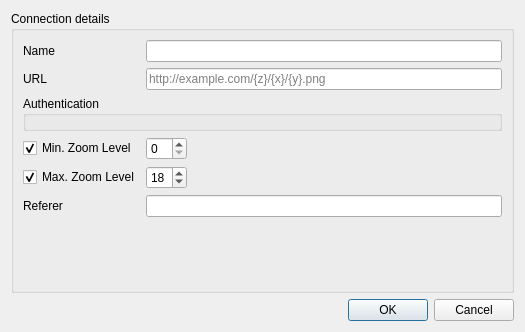
<?xml version="1.0" encoding="UTF-8"?>
<ui version="4.0">
 <class>QgsXyzConnectionDialog</class>
 <widget class="QDialog" name="QgsXyzConnectionDialog">
  <property name="geometry">
   <rect>
    <x>0</x>
    <y>0</y>
    <width>525</width>
    <height>332</height>
   </rect>
  </property>
  <property name="windowTitle">
   <string>XYZ Connection</string>
  </property>
  <layout class="QVBoxLayout" name="verticalLayout">
   <item>
    <widget class="QGroupBox" name="mGroupBox">
     <property name="title">
      <string>Connection details</string>
     </property>
     <layout class="QGridLayout" name="gridLayout">
      <item row="9" column="0" colspan="2">
       <widget class="QLabel" name="lblReferer">
        <property name="text">
         <string>Referer</string>
        </property>
        <property name="buddy">
         <cstring>mEditReferer</cstring>
        </property>
       </widget>
      </item>
      <item row="9" column="2">
       <widget class="QLineEdit" name="mEditReferer">
        <property name="toolTip">
         <string>Optional custom referer</string>
        </property>
       </widget>
      </item>
      <item row="8" column="0" colspan="2">
       <widget class="QCheckBox" name="mCheckBoxZMax">
        <property name="text">
         <string>Max. Zoom Level</string>
        </property>
        <property name="checked">
         <bool>true</bool>
        </property>
       </widget>
      </item>
      <item row="8" column="2">
       <widget class="QSpinBox" name="mSpinZMax">
        <property name="sizePolicy">
         <sizepolicy hsizetype="Maximum" vsizetype="Fixed">
          <horstretch>0</horstretch>
          <verstretch>0</verstretch>
         </sizepolicy>
        </property>
        <property name="value">
         <number>18</number>
        </property>
       </widget>
      </item>
      <item row="1" column="2">
       <widget class="QLineEdit" name="mEditUrl">
        <property name="toolTip">
         <string>URL of the connection, {z}, {y}, and {z} will be replaced with actual values. Use {-y} for inverted y axis.</string>
        </property>
        <property name="placeholderText">
         <string>http://example.com/{z}/{x}/{y}.png</string>
        </property>
       </widget>
      </item>
      <item row="0" column="0" colspan="2">
       <widget class="QLabel" name="label">
        <property name="text">
         <string>Name</string>
        </property>
       </widget>
      </item>
      <item row="0" column="2">
       <widget class="QLineEdit" name="mEditName">
        <property name="toolTip">
         <string>Name of the new connection</string>
        </property>
       </widget>
      </item>
      <item row="10" column="2">
       <spacer name="verticalSpacer">
        <property name="orientation">
         <enum>Qt::Vertical</enum>
        </property>
        <property name="sizeHint" stdset="0">
         <size>
          <width>20</width>
          <height>40</height>
         </size>
        </property>
       </spacer>
      </item>
      <item row="2" column="0" rowspan="2" colspan="3">
       <widget class="QGroupBox" name="mAuthGroupBox">
        <property name="title">
         <string>Authentication</string>
        </property>
        <layout class="QVBoxLayout" name="verticalLayout_3">
         <property name="leftMargin">
          <number>6</number>
         </property>
         <property name="topMargin">
          <number>6</number>
         </property>
         <property name="rightMargin">
          <number>6</number>
         </property>
         <property name="bottomMargin">
          <number>6</number>
         </property>
         <item>
          <widget class="QgsAuthSettingsWidget" name="mAuthSettings" native="true"/>
         </item>
        </layout>
       </widget>
      </item>
      <item row="1" column="0">
       <widget class="QLabel" name="label_2">
        <property name="text">
         <string>URL</string>
        </property>
       </widget>
      </item>
      <item row="4" column="0" colspan="2">
       <widget class="QCheckBox" name="mCheckBoxZMin">
        <property name="text">
         <string>Min. Zoom Level</string>
        </property>
        <property name="checked">
         <bool>true</bool>
        </property>
       </widget>
      </item>
      <item row="4" column="2">
       <widget class="QSpinBox" name="mSpinZMin">
        <property name="sizePolicy">
         <sizepolicy hsizetype="Maximum" vsizetype="Fixed">
          <horstretch>0</horstretch>
          <verstretch>0</verstretch>
         </sizepolicy>
        </property>
       </widget>
      </item>
     </layout>
    </widget>
   </item>
   <item>
    <widget class="QDialogButtonBox" name="buttonBox">
     <property name="orientation">
      <enum>Qt::Horizontal</enum>
     </property>
     <property name="standardButtons">
      <set>QDialogButtonBox::Cancel|QDialogButtonBox::Ok</set>
     </property>
    </widget>
   </item>
  </layout>
 </widget>
 <customwidgets>
  <customwidget>
   <class>QgsAuthSettingsWidget</class>
   <extends>QWidget</extends>
   <header>auth/qgsauthsettingswidget.h</header>
   <container>1</container>
  </customwidget>
 </customwidgets>
 <tabstops>
  <tabstop>mEditUrl</tabstop>
  <tabstop>mCheckBoxZMin</tabstop>
  <tabstop>mCheckBoxZMax</tabstop>
  <tabstop>buttonBox</tabstop>
 </tabstops>
 <resources/>
 <connections>
  <connection>
   <sender>buttonBox</sender>
   <signal>accepted()</signal>
   <receiver>QgsXyzConnectionDialog</receiver>
   <slot>accept()</slot>
   <hints>
    <hint type="sourcelabel">
     <x>224</x>
     <y>381</y>
    </hint>
    <hint type="destinationlabel">
     <x>157</x>
     <y>274</y>
    </hint>
   </hints>
  </connection>
  <connection>
   <sender>buttonBox</sender>
   <signal>rejected()</signal>
   <receiver>QgsXyzConnectionDialog</receiver>
   <slot>reject()</slot>
   <hints>
    <hint type="sourcelabel">
     <x>292</x>
     <y>387</y>
    </hint>
    <hint type="destinationlabel">
     <x>286</x>
     <y>274</y>
    </hint>
   </hints>
  </connection>
 </connections>
</ui>
